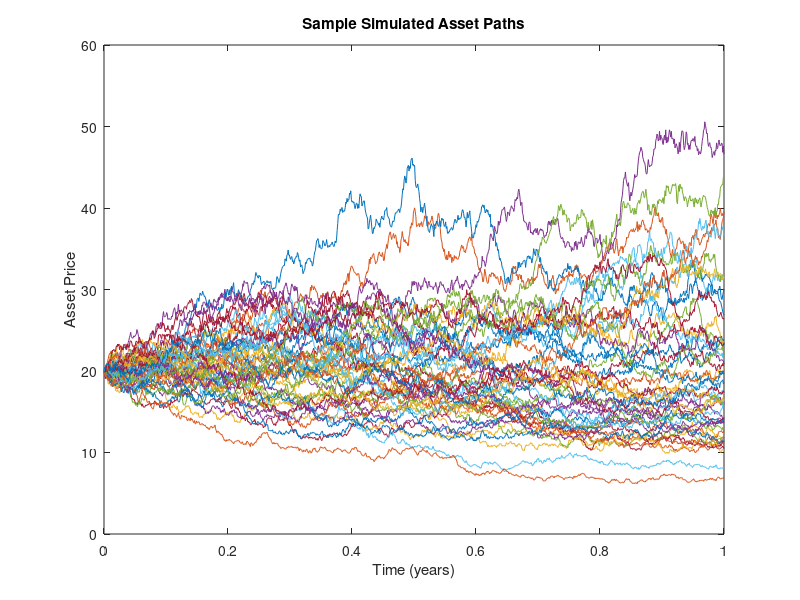

Source code (MATLAB): (Note: this script raises an error after producing the figure.)
%% Monte Carlo Pricing of a Floating-Strike Lookback Call Option
% This script simulates asset paths under the Black–Scholes model,
% computes the running minimum for each path, and then prices the option.
% The payoff at maturity is: S(T) - min_{0<=t<=T} S(t)
% The option price is the discounted average payoff.

clear; clc; close all;

%% Parameters
S0       = 20;     % initial asset price
r        = 0.1;    % risk-free interest rate
sigma    = 0.4;     % volatility
T        = 1;       % time to maturity (years)
numPaths = 100000;  % number of simulated paths
numSteps = 1000;     % number of time steps (e.g., trading days in a year)
dt       = T/numSteps;

%% Simulate Asset Paths
% Pre-allocate the matrix for asset prices:
S = zeros(numSteps+1, numPaths);
S(1,:) = S0;

% Generate random increments (each column is one path)
dW = sqrt(dt) * randn(numSteps, numPaths);

% Simulate the asset paths using the exact solution for geometric Brownian motion:
% S(t+dt) = S(t) * exp((r - 0.5*sigma^2)*dt + sigma*sqrt(dt)*Z)
for i = 2:numSteps+1
    S(i,:) = S(i-1,:) .* exp((r - 0.5*sigma^2)*dt + sigma*dW(i-1,:));
end

%% Compute Payoffs
% For each path, determine the minimum asset price reached:
minS = min(S, [], 1);
% The final asset price for each path:
S_T = S(end, :);
% Floating-strike lookback call payoff:
payoff = S_T - minS;  % always nonnegative

%% Discount and Estimate Price
discountFactor = exp(-r*T);
priceMC = discountFactor * mean(payoff);
stdError  = discountFactor * std(payoff) / sqrt(numPaths);

fprintf('Monte Carlo Price: %.4f\n', priceMC);
fprintf('Standard Error: %.4f\n', stdError);

%% (Optional) Plot a few sample paths and histogram of payoffs
figure;
plot(0:dt:T, S(:,1:50));
xlabel('Time (years)');
ylabel('Asset Price');
title('Sample Simulated Asset Paths');

figure;
histogram(payoff,50);
xlabel('Payoff');
ylabel('Frequency');
title('Histogram of Payoffs');
